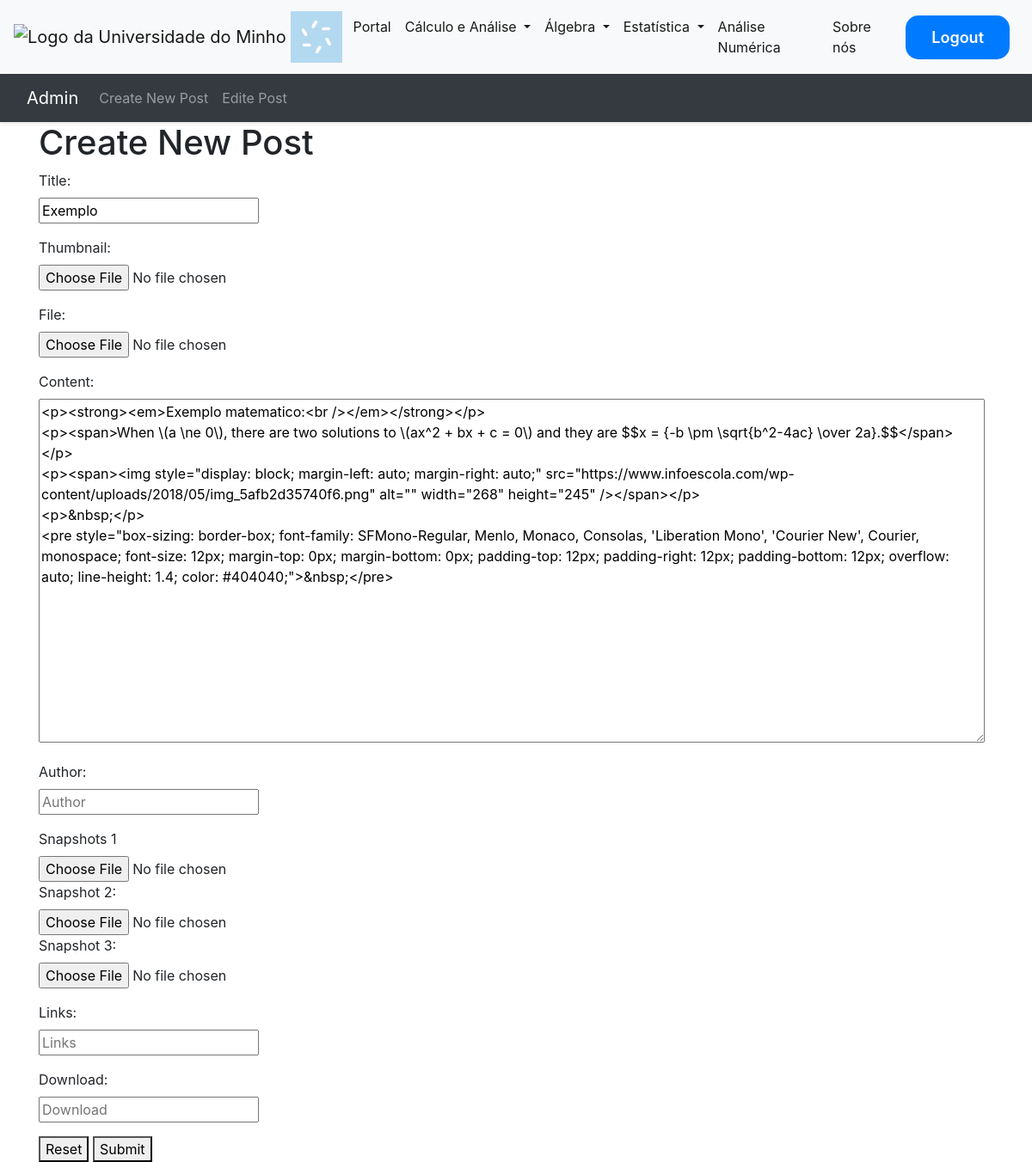
Page /edit-post/1 (signed in) on the committed database.
### tables this page shows
CREATE TABLE posts
             (id INTEGER PRIMARY KEY AUTOINCREMENT,
              title TEXT,
              content TEXT,
              thumbnail_url TEXT,
              file_url TEXT,
              author TEXT,
              snapshots_1 TEXT,
              snapshots_2 TEXT,
              snapshots_3 TEXT,
              links TEXT,
              download TEXT,
              created_at TIMESTAMP DEFAULT CURRENT_TIMESTAMP);

### main.py (the view, shortened to what this page needs)
@app.route("/edit-post/<int:post_id>", methods=["GET", "POST"])
def edit_post(post_id):
    if 'email' not in session or session['tipo'] != 'admin':
        flash("Acesso negado!", category='error')
        return redirect("/")
    can_edit = False
    if 'email' in session and session['tipo'] == 'admin':
        can_edit = True
    conn = sqlite3.connect("database.db")
    c = conn.cursor()
    c.execute("SELECT * FROM posts WHERE id=?", (post_id,))
    post = c.fetchone()
    author = post[5]
    content = post[2]
    links = post[9]
    download = post[10]
    return render_template("edit_post.html", post=post, can_edit=can_edit)

### templates/edit_post.html
{% extends "base.html" %}
{% block content %}
<div class="container">
  <h1>Create New Post</h1>
  <form method="post" enctype="multipart/form-data">
    <div class="form-group">
      <label for="title">Title:</label>
      <input type="text" id="title" name="title" placeholder="Title" value="{{ post[1] }}" required>
    </div>
    <div class="form-group">
      <label for="thumbnail">Thumbnail:</label>
      <input type="file" id="thumbnail" name="thumbnail">
    </div>
    <div class="form-group">
      <label for="file">File:</label>
      <input type="file" id="file" name="file">
    </div>
    <div class="form-group">
      <label for="content">Content:</label>
      <textarea id="content" name="content" placeholder="Content" required>{{ post[2] }}</textarea>
    </div>
    <div class="form-group">
      <label for="author">Author:</label>
      <input type="text" id="author" name="author" placeholder="Author" required>
    </div>
    <div class="form-group">
      <label for="snapshots_1">Snapshots 1</label>
      <input type="file" id="snapshots_1" name="snapshots_1">
      <label for="snapshots_2">Snapshot 2:</label>
      <input type="file" id="snapshots_2" name="snapshots_2">
      <label for="snapshots_3">Snapshot 3:</label>
      <input type="file" id="snapshots_3" name="snapshots_3">
    </div>
    <div class="form-group">
      <label for="links">Links:</label>
      <input type="text" id="links" name="links" placeholder="Links">
    </div>
    <div class="form-group">
      <label for="download">Download:</label>
      <input type="text" id="download" name="download" placeholder="Download">
    </div>
    <button type="reset">Reset</button>
    <button type="submit">Submit</button>
  </form>
</div>
{% endblock %}

### static/style.css (style rules this page uses)
label { display: block; }
textarea[name="content"] { height: 400px; width: 1100px; }

### rows in the picture
posts: title "Exemplo", content "<p><strong><em>Exemplo matematico:<br /></em></strong></p> <p><span>When \\(a \\ne 0\\), there are two solutions to \\(ax^2 + bx + c = 0\\) and they are $$x = {-b \\pm \\sqrt{b^2-4ac} \\over 2a}.$$</span></p> <p><span><img style=\"display: block; margin-left: auto; margin-right: auto;\" src=\"https://www.infoescola.com/wp-content/uploads/2018/05/img_5afb2d35740f6.png\" alt=\"\" width=\"268\" height=\"245\" /></span></p> <p>&nbsp;</p> <pre style=\"box-sizing: border-box; font-family: SFMono-Regular, Menlo, Monaco, Consolas, 'Liberation Mono', 'Courier New', Courier, monospace; font-size: 12px; margin-top: 0px; margin-bottom: 0px; padding-top: 12px; padding-right: 12px; padding-bottom: 12px; overflow: auto;…"
